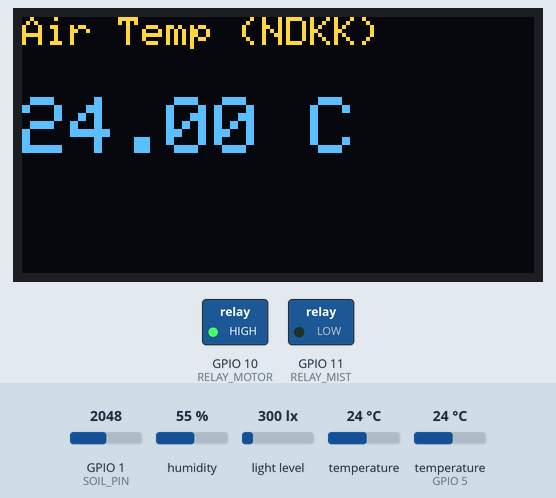
The sketch below on a simulated ESP32-S3. Parts: 128×64 one-colour display, switched loads named in the sketch (green lamp = pin HIGH). Inputs (shaded band) come from the test bench; at power-on: humidity 55 %, GPIO 1 (SOIL_PIN) = 2048, temperature 24 °C, light level 300 lx, temperature (sensor on GPIO 5) 24 °C. The OLED is the two-colour kind (top 16 rows yellow); what the sketch prints to the serial monitor is not drawn.

Above: at 4.5 s.
4.6 s: humidity set to 58 %
At 9.0 s:
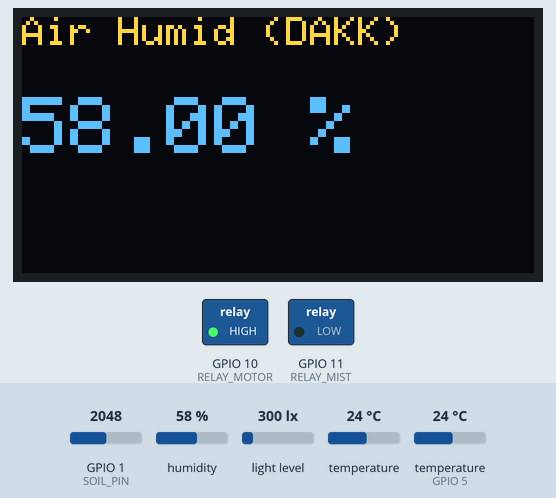
13.2 s: humidity set to 61 %
At 16.1 s:
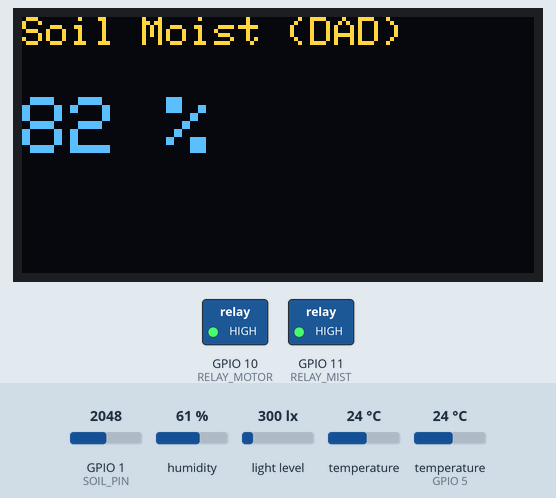
20.9 s: GPIO 1 (SOIL_PIN) set to 3051
28.7 s: GPIO 1 (SOIL_PIN) set to 3140
At 31.6 s:
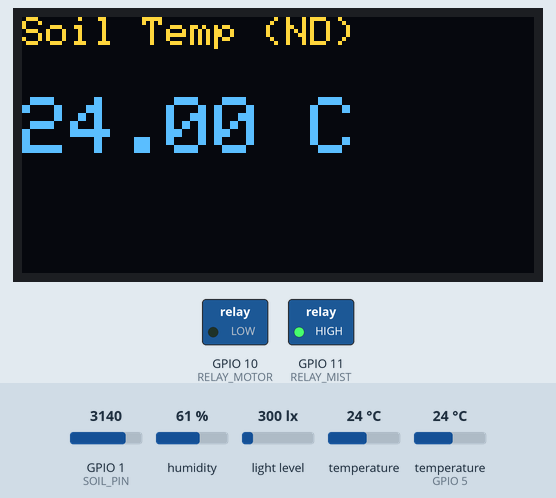
36.5 s: temperature (sensor 0) set to 29.6 °C
At 43.5 s:
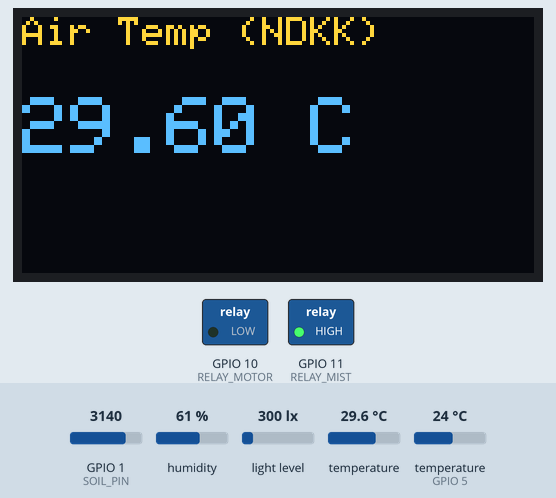
44.2 s: temperature (sensor 0) set to 30.8 °C
At 47.1 s:
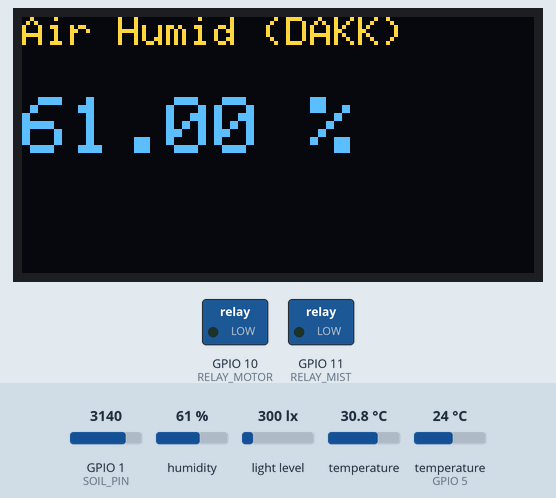
Timing chart, 0 to 48.6 s (numbered marks = the images above; inputs shaded):
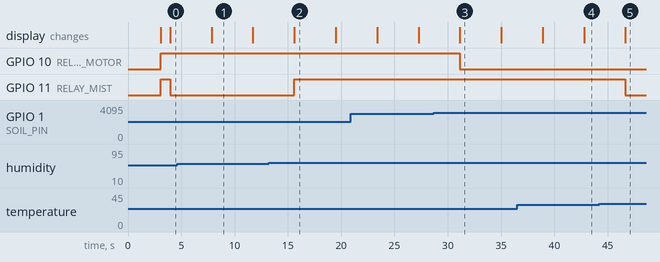

Measured:
- the behaviour switches between 59 and 60 % on humidity (found by bisection; images 1 and 2)
- the behaviour switches between 3097 and 3098 on GPIO 1 (SOIL_PIN) (found by bisection; images 2 and 3)
- the behaviour switches between 30 and 30.1 °C on temperature (sensor 0) (found by bisection; images 4 and 5)
- after the input at 13.2 s, GPIO 11 (RELAY_MIST): LOW → HIGH after 2.4 s
- after the input at 28.7 s, GPIO 10 (RELAY_MOTOR): HIGH → LOW after 2.4 s
- after the input at 44.2 s, GPIO 11 (RELAY_MIST): HIGH → LOW after 2.5 s
- what the display in image 1 shows lasts 3.9 s, from 7.8 s to 11.7 s

The sketch:

SmartFarm_upgrade.ino
```cpp
/*저는 현재 다음과 같은 작업을 완료했습니다:

SHT40 센서를 이용해 주변의 온도와 습도를 측정하고,
DS18B20 센서를 통해 토양의 온도를 측정하며,
BH1750 센서를 사용하여 조도를 측정하고,
B129 센서로 토양 습도를 측정하고 있습니다.
측정된 각 센서의 값은 3초마다 한 번씩 순차적으로 OLED 디스플레이에 표시됩니다.
또한, 펌프와 미스트 분사기(안개 분무기)와의 연동도 완료되었습니다.
자동 제어 기능은 다음과 같습니다:

토양 습도가 너무 낮을 경우, 펌프가 자동으로 작동하여 식물에 물을 줍니다.
주변 온도가 30도 이상이고 습도가 너무 낮을 경우, 미스트 분사기가 자동으로 작동하여 주변 온도를 낮추고 습도를 올립니다.
*/

#include <Wire.h>
#include <Adafruit_SHT4x.h>
#include <OneWire.h>
#include <DallasTemperature.h>
#include <BH1750.h>
#include <Adafruit_GFX.h>
#include <Adafruit_SSD1306.h>

// ===== OLED =====
#define SCREEN_WIDTH 128
#define SCREEN_HEIGHT 64
#define RELAY_MOTOR 10  // mô tơ tưới nước
#define RELAY_MIST 11   // máy phun sương

Adafruit_SSD1306 display(SCREEN_WIDTH, SCREEN_HEIGHT, &Wire, -1);

// ===== SHT40 =====
Adafruit_SHT4x sht4;

// ===== BH1750 =====
BH1750 lightMeter;
bool bhReady = false;

// ===== DS18B20 =====
#define ONE_WIRE_PIN 5
OneWire oneWire(ONE_WIRE_PIN);
DallasTemperature ds18b20(&oneWire);

// ===== B129 analog (độ ẩm đất) =====
#define SOIL_PIN 1

// ===== Biến dữ liệu =====
float airTemp = -99, airHum = -1;
float soilTemp = -99, lux = -1;
int soilMoist = -1;
unsigned long lastDisplay = 0;
int screen = 0;

void setup() {
  Serial.begin(115200);
  delay(3000);
  Serial.println("🚀 Khởi động hệ thống...");

  // Khởi tạo I2C chung SDA=4, SCL=12
  Wire.begin(4, 12);

  // OLED
  if (!display.begin(SSD1306_SWITCHCAPVCC, 0x3C)) {
    Serial.println("❌ OLED error!");
  } else {
    display.clearDisplay();
    display.setTextSize(1);
    display.setTextColor(SSD1306_WHITE);
    display.setCursor(0, 0);
    display.println("✅ OLED OK");
    display.display();
  }

  // SHT40
  if (sht4.begin(&Wire)) {
    sht4.setPrecision(SHT4X_HIGH_PRECISION);
    Serial.println("✅ SHT40 OK");
  } else {
    Serial.println("❌ SHT40 error !");
  }

  // BH1750
  if (lightMeter.begin(BH1750::CONTINUOUS_HIGH_RES_MODE, 0x23, &Wire)) {
    bhReady = true;
    Serial.println("✅ BH1750 OK");
  } else {
    Serial.println("❌ BH1750. error !");
  }

  // DS18B20
  ds18b20.begin();
  Serial.println("✅ DS18B20 OK");

  // B129 analog
  pinMode(SOIL_PIN, INPUT);
  Serial.println("✅ B129 OK");

  Serial.println("✅ done .");

  // tự động hoá.
  pinMode(RELAY_MOTOR, OUTPUT);
  pinMode(RELAY_MIST, OUTPUT);
  digitalWrite(RELAY_MOTOR, HIGH);  // relay OFF (kích LOW để bật)
  digitalWrite(RELAY_MIST, HIGH);
}

void loop() {
  // Đọc SHT40
  sensors_event_t hum, temp;
  if (sht4.getEvent(&hum, &temp)) {
    airTemp = temp.temperature;
    airHum = hum.relative_humidity;
  } else {
    Serial.println("⚠️ error SHT40!");
  }

  // Đọc DS18B20
  ds18b20.requestTemperatures();
  float t = ds18b20.getTempCByIndex(0);
  if (t > -100 && t < 100) soilTemp = t;

  // Đọc BH1750
  if (bhReady) {
    lux = lightMeter.readLightLevel();
    if (lux < 0) {
      Serial.println("⚠️ BH1750 error ");
      lux = -1;
    }
  }

  // Đọc B129 analog
  int raw = analogRead(SOIL_PIN);
  soilMoist = constrain(map(raw, 4095, 1600, 0, 100), 0, 100);

  // Ghi log Serial
  Serial.println("📊 Dữ liệu cảm biến:");
  Serial.print("🌡️ Nhiệt độ KK: ");
  Serial.println(airTemp);
  Serial.print("💧 Độ ẩm KK   : ");
  Serial.println(airHum);
  Serial.print("🌱 Nhiệt đất  : ");
  Serial.println(soilTemp);
  Serial.print("💦 Độ ẩm đất  : ");
  Serial.println(soilMoist);
  Serial.print("💡 Ánh sáng   : ");
  Serial.println(lux);
  Serial.println("-------------------------");

  // Hiển thị tuần tự trên OLED (Tiếng Anh + viết tắt tiếng Việt)
  if (display.width() > 0 && millis() - lastDisplay > 2000) {
    display.clearDisplay();
    display.setTextSize(1);
    display.setCursor(0, 0);

    switch (screen) {
      case 0:
        display.setTextSize(1);
        display.println("Air Temp (NDKK)");  // NDKK = Nhiệt độ 공기 온도
        display.setTextSize(2);
        display.setCursor(0, 20);
        display.print(airTemp);
        display.print(" C");
        break;
      case 1:
        display.println("Air Humid (DAKK)");  // DAKK = Độ ẩm  공기 습도
        display.setTextSize(2);
        display.setCursor(0, 20);
        display.print(airHum);
        display.print(" %");
        break;
      case 2:
        display.println("Soil Temp (ND)");  // NDD = nhiệt độ đất 토양 온도
        display.setTextSize(2);
        display.setCursor(0, 20);
        display.print(soilTemp);
        display.print(" C");
        break;
      case 3:
        display.println("Soil Moist (DAD)");  // DAD = do am dat 토양 습도
        display.setTextSize(2);
        display.setCursor(0, 20);
        display.print(soilMoist);
        display.print(" %");
        break;
      case 4:
        display.println("Light (AS)");  // AS = Ánh sáng 조도
        display.setTextSize(2);
        display.setCursor(0, 20);
        display.print(lux);
        display.print(" lx");
        break;
    }

    display.display();
    screen = (screen + 1) % 5;
    lastDisplay = millis();
  }

  // Tự động điều khiển mô tơ tưới nước theo độ ẩm đất tự động hoá
  if (soilMoist < 40) {
    digitalWrite(RELAY_MOTOR, LOW);  // bật relay
    Serial.println("💧 Tưới nước: ON");
  } else {
    digitalWrite(RELAY_MOTOR, HIGH);  // tắt relay
    Serial.println("💧 Tưới nước: OFF");
  }

  // Tự động điều khiển máy phun sương theo độ ẩm KK và nhiệt độ
  if (airHum < 60 || airTemp > 30) {
    digitalWrite(RELAY_MIST, LOW);  // bật relay
    Serial.println("🌫️ Phun sương: ON");
  } else {
    digitalWrite(RELAY_MIST, HIGH);  // tắt relay
    Serial.println("🌫️ Phun sương: OFF");
  }


  delay(3000);
}
```
